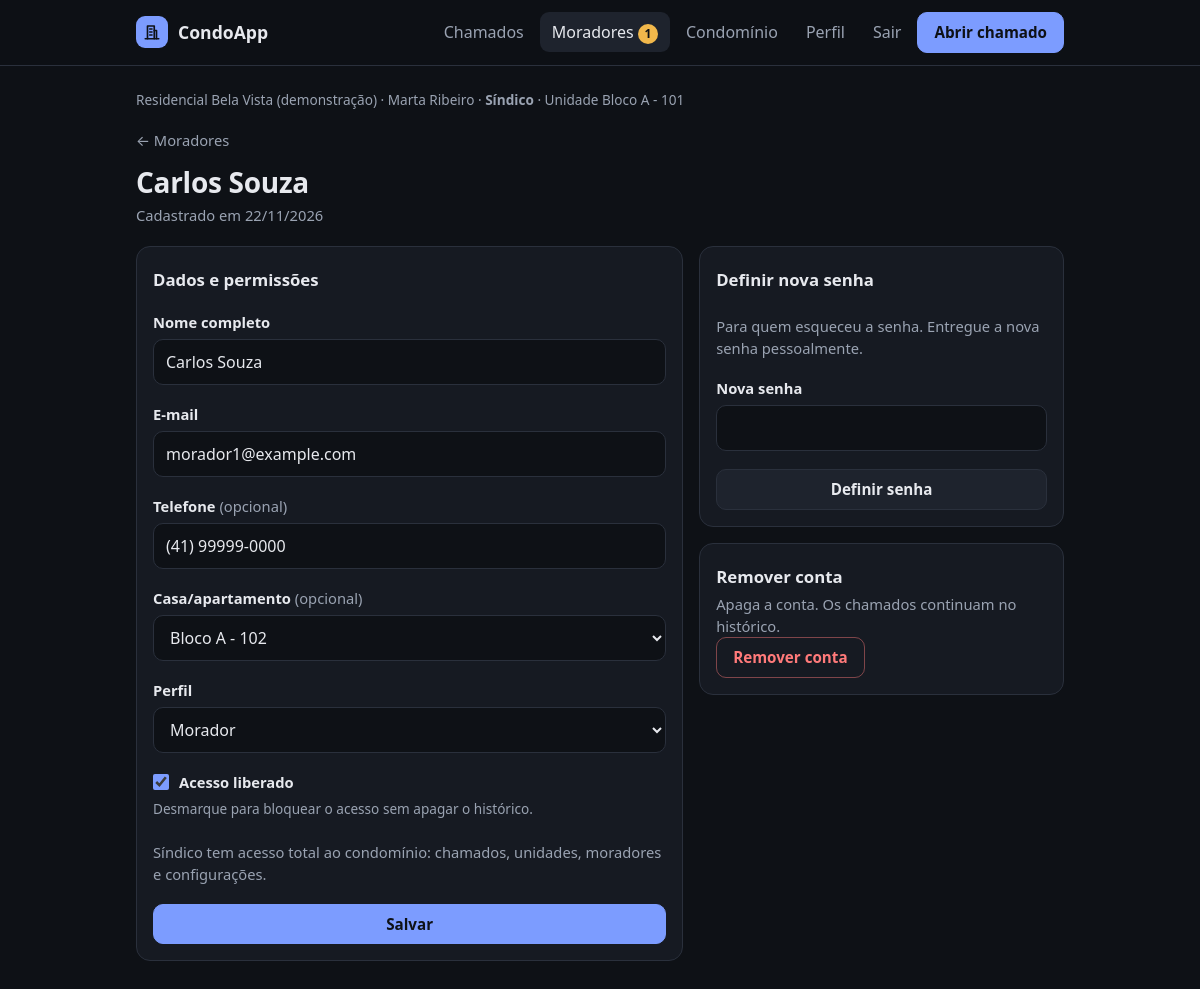
The app's page /moradores/2/ (signed in) with its own data.
### core/models.py (models this page shows, shortened)
class Perfil(models.Model):
    SINDICO = "sindico"
    MORADOR = "morador"
    PAPEIS = [(SINDICO, "Síndico"), (MORADOR, "Morador")]
    usuario = models.OneToOneField(settings.AUTH_USER_MODEL, on_delete=models.CASCADE, related_name="perfil")
    condominio = models.ForeignKey(Condominio, on_delete=models.CASCADE, related_name="perfis")
    unidade = models.ForeignKey(
        Unidade, on_delete=models.SET_NULL, null=True, blank=True,
        related_name="moradores", verbose_name="unidade",
    )
    papel = models.CharField("perfil", max_length=10, choices=PAPEIS, default=MORADOR)
    telefone = models.CharField("telefone", max_length=20, blank=True)
    aprovado = models.BooleanField("aprovado pelo síndico", default=False)
    criado_em = models.DateTimeField("cadastrado em", auto_now_add=True)
    class Meta:
        ordering = ["usuario__first_name"]
        verbose_name = "perfil"
        verbose_name_plural = "perfis"
    @property
    def nome(self):
        return self.usuario.get_full_name() or self.usuario.email
    @property
    def eh_sindico(self):
        return self.papel == self.SINDICO

class Condominio(models.Model):
    nome = models.CharField("nome", max_length=100)
    endereco = models.CharField("endereço", max_length=200)
    numero_unidades = models.PositiveIntegerField(
        "número de casas/apartamentos",
        validators=[MinValueValidator(1), MaxValueValidator(500)],
    )
    codigo_convite = models.CharField("código de convite", max_length=20, unique=True, default=gerar_codigo_convite)
    criado_em = models.DateTimeField("criado em", auto_now_add=True)
    class Meta:
        ordering = ["nome"]
        verbose_name = "condomínio"
        verbose_name_plural = "condomínios"
    def __str__(self):
        return self.nome

class Unidade(models.Model):
    condominio = models.ForeignKey(Condominio, on_delete=models.CASCADE, related_name="unidades")
    identificador = models.CharField("identificador", max_length=30)
    class Meta:
        ordering = ["id"]
        verbose_name = "unidade"
        verbose_name_plural = "unidades"
        constraints = [
            models.UniqueConstraint(
                fields=["condominio", "identificador"], name="unidade_unica_por_condominio"
            )
        ]
    def __str__(self):
        return self.identificador

### core/views.py (the view, shortened to what this page needs)
# urls.py: path("moradores/<int:pk>/", views.morador_editar, name="morador_editar"),
@sindico_obrigatorio
def morador_editar(request, pk):
    alvo = _perfil_do_condominio(request, pk)
    form = UsuarioSindicoForm(request.POST if "dados" in request.POST else None, perfil=alvo, editor=request.perfil)
    senha = SenhaNovaForm(request.POST if "senha" in request.POST else None, usuario=alvo.usuario)
    return render(request, "core/morador_editar.html", {"alvo": alvo, "form": form, "form_senha": senha})

### core/forms.py (shortened to what this page needs)
class UsuarioSindicoForm(MeuPerfilForm):
    unidade = forms.ModelChoiceField(label="Casa/apartamento", queryset=Unidade.objects.none(), required=False, empty_label="Sem unidade")
    papel = forms.ChoiceField(label="Perfil", choices=Perfil.PAPEIS)
    ativo = forms.BooleanField(label="Acesso liberado", required=False, help_text="Desmarque para bloquear o acesso sem apagar o histórico.")
    def __init__(self, *args, perfil, editor, **kwargs):
        kwargs.setdefault("initial", {
            "nome": perfil.usuario.get_full_name(), "email": perfil.usuario.email, "telefone": perfil.telefone,
            "unidade": perfil.unidade_id, "papel": perfil.papel, "ativo": perfil.usuario.is_active,
        })
        super().__init__(*args, perfil=perfil, **kwargs)
        self.editor = editor
        self.fields["unidade"].queryset = perfil.condominio.unidades.all()

class SenhaNovaForm(FormSimples):
    senha = forms.CharField(label="Nova senha", strip=False, widget=forms.PasswordInput(attrs={"autocomplete": "new-password"}))
    def __init__(self, *args, usuario, **kwargs):
        super().__init__(*args, **kwargs)
        self.usuario = usuario

### core/acesso.py (called while the page is built)
def perfil_obrigatorio(view):
    @wraps(view)
    def interna(request, *args, **kwargs):
        user = request.user
        if not user.is_authenticated:
            return redirect_to_login(request.get_full_path())
        perfil = getattr(user, "perfil", None)
        if perfil is None:
            if user.is_staff:
                return redirect("admin:index")
            logout(request)
            messages.error(request, "Esta conta não está ligada a nenhum condomínio.")
            return redirect("entrar")
        if not perfil.aprovado:
            logout(request)
            messages.error(request, "Seu cadastro ainda aguarda a aprovação do síndico.")
            return redirect("entrar")
        request.perfil = perfil
        return view(request, *args, **kwargs)
    return interna

def sindico_obrigatorio(view):
    @perfil_obrigatorio
    @wraps(view)
    def interna(request, *args, **kwargs):
        if not request.perfil.eh_sindico:
            raise PermissionDenied("Somente o síndico pode acessar esta página.")
        return view(request, *args, **kwargs)
    return interna

### core/views.py (called while the page is built)
def _perfil_do_condominio(request, pk):
    return get_object_or_404(Perfil.objects.select_related("usuario", "unidade"), pk=pk, condominio=request.perfil.condominio)

### core/templates/core/morador_editar.html (shortened to what this page needs)
{% extends "core/base.html" %}
{% block conteudo %}
<a class="voltar" href="{% url 'moradores' %}">← Moradores</a>
<div class="cabecalho-pagina">
  <div>
    <h1>{{ alvo.nome }}</h1>
    <p class="sutil">Cadastrado em {{ alvo.criado_em|date:"d/m/Y" }}</p>
  </div>
</div>
<div class="grade-detalhe">
  <form method="post" class="cartao formulario">
    <h2 class="cartao-titulo">Dados e permissões</h2>
    {% include "core/_campo.html" with campo=form.nome %}
    {% include "core/_campo.html" with campo=form.email %}
    {% include "core/_campo.html" with campo=form.telefone %}
    {% include "core/_campo.html" with campo=form.unidade %}
    {% include "core/_campo.html" with campo=form.papel %}
    {% include "core/_caixa.html" with campo=form.ativo %}
    <p class="sutil">Síndico tem acesso total ao condomínio: chamados, unidades, moradores e configurações.</p>
    <button type="submit" name="dados" class="botao botao-primario">Salvar</button>
  </form>
  <div class="coluna">
    <form method="post" class="cartao formulario">
      <h2 class="cartao-titulo">Definir nova senha</h2>
      <p class="sutil">Para quem esqueceu a senha. Entregue a nova senha pessoalmente.</p>
      {% include "core/_campo.html" with campo=form_senha.senha %}
      <button type="submit" name="senha" class="botao">Definir senha</button>
    </form>
    {% if alvo.pk != perfil.pk %}
    <section class="cartao">
      <h2 class="cartao-titulo">Remover conta</h2>
      <p class="sutil">Apaga a conta. Os chamados continuam no histórico.</p>
      <a class="botao botao-perigo-contorno" href="{% url 'morador_remover' alvo.pk %}">Remover conta</a>
    </section>
    {% endif %}
  </div>
</div>
{% endblock %}

### core/templates/core/base.html (shortened to what this page needs)
{% load static %}<!doctype html>
<html lang="pt-br">
<head>
  <link rel="stylesheet" href="{% static 'core/style.css' %}">
</head>
<body>
  <header class="topo">
    <div class="topo-interno">
      <a class="marca" href="{% url 'inicio' %}">
        <span class="marca-icone" aria-hidden="true">
          <svg viewBox="0 0 24 24" width="18" height="18" fill="none" stroke="currentColor" stroke-width="2.2" stroke-linecap="round" stroke-linejoin="round"><path d="M6 21V4h9v17"/><path d="M15 10h3v11"/><path d="M3 21h18"/><path d="M9 8h3M9 12h3M9 16h3"/></svg>
        </span>
        CondoApp
      </a>
      {% if perfil and perfil.aprovado %}
      {% with pagina=request.resolver_match.url_name %}
      <nav class="menu" aria-label="Principal">
        <a href="{% url 'chamado_lista' %}"{% if pagina in "chamado_lista chamado_detalhe chamado_editar" %} aria-current="page"{% endif %}>Chamados</a>
        {% if perfil.eh_sindico %}
          <a href="{% url 'moradores' %}"{% if pagina in "moradores morador_editar" %} aria-current="page"{% endif %}>Moradores{% if pendentes %} <span class="contador" title="Cadastros aguardando aprovação">{{ pendentes }}</span>{% endif %}</a>
          <a href="{% url 'condominio' %}"{% if pagina in "condominio unidades" %} aria-current="page"{% endif %}>Condomínio</a>
        {% endif %}
        <a href="{% url 'meu_perfil' %}"{% if pagina == "meu_perfil" %} aria-current="page"{% endif %}>Perfil</a>
        <form method="post" action="{% url 'sair' %}" class="form-sair">
          <button type="submit" class="link-botao">Sair</button>
        </form>
        <a class="botao botao-primario" href="{% url 'chamado_novo' %}">Abrir chamado</a>
      </nav>
      {% endwith %}
      {% else %}
      <nav class="menu" aria-label="Conta">
        <a href="{% url 'entrar' %}">Entrar</a>
        <a class="botao botao-primario" href="{% url 'cadastro_sindico' %}">Cadastrar condomínio</a>
      </nav>
      {% endif %}
    </div>
  </header>
  <main class="conteudo">
    {% if perfil and perfil.aprovado %}
      <p class="contexto-usuario">{{ perfil.condominio }} · {{ perfil.nome }} · <strong>{{ perfil.get_papel_display }}</strong>{% if perfil.unidade %} · Unidade {{ perfil.unidade }}{% endif %}</p>
    {% endif %}
    {% block conteudo %}{% endblock %}
  </main>
</body>
</html>

### core/templates/core/_campo.html
<div class="campo {{ campo.css_classes }}">{{ campo.as_field_group }}</div>

### core/static/core/style.css (style rules this page uses)
:root { color-scheme: dark; --fundo: #0e1116; --superficie: #161a22; --superficie-2: #1e232d; --borda: #2a303c; --borda-forte: #3a4252; --texto: #e7e9ee; --texto-sutil: #9aa3b2; --primaria: #7c9cff; --primaria-hover: #97b1ff; --primaria-texto: #0e1116; --azul: #7c9cff; --amarelo: #f2b84b; --verde: #45d09e; --vermelho: #ff7a7a; --cinza: #8b93a1; --raio: 14px; }
*, *::before, *::after { box-sizing: border-box; }
body { margin: 0; background: var(--fundo); color: var(--texto); font: 1rem/1.5 system-ui, -apple-system, "Segoe UI", Roboto, sans-serif; -webkit-text-size-adjust: 100%; }
a { color: var(--primaria); text-decoration: none; }
h1 { margin: 0; font-size: 1.45rem; line-height: 1.25; letter-spacing: -0.01em; }
.topo { position: sticky; top: 0; z-index: 10; background: rgb(14 17 22 / 0.88); backdrop-filter: blur(8px); border-bottom: 1px solid var(--borda); }
.topo-interno { max-width: 960px; margin: 0 auto; padding: 12px 16px; display: flex; flex-wrap: wrap; align-items: center; justify-content: space-between; gap: 10px 16px; }
.marca { display: flex; align-items: center; gap: 10px; color: var(--texto); font-weight: 700; font-size: 1.1rem; }
.marca-icone { display: grid; place-items: center; width: 32px; height: 32px; border-radius: 9px; background: var(--primaria); color: var(--primaria-texto); }
.menu { display: flex; align-items: center; gap: 4px; }
.menu a:not(.botao) { padding: 8px 12px; border-radius: 9px; color: var(--texto-sutil); font-weight: 500; }
.menu a:not(.botao):hover, .menu a[aria-current="page"] { color: var(--texto); background: var(--superficie-2); }
.conteudo { max-width: 960px; margin: 0 auto; padding: 24px 16px 56px; }
.cabecalho-pagina { display: flex; align-items: flex-start; justify-content: space-between; gap: 12px; margin-bottom: 20px; }
.sutil { margin: 4px 0 0; color: var(--texto-sutil); font-size: 0.92rem; }
.voltar { display: inline-block; margin-bottom: 14px; color: var(--texto-sutil); font-size: 0.92rem; }
.botao { display: inline-flex; align-items: center; justify-content: center; min-height: 40px; padding: 8px 16px; border: 1px solid var(--borda); border-radius: 10px; background: var(--superficie-2); color: var(--texto); font: inherit; font-size: 0.95rem; font-weight: 600; white-space: nowrap; cursor: pointer; }
.botao-primario { background: var(--primaria); border-color: var(--primaria); color: var(--primaria-texto); }
.cartao { padding: 16px; background: var(--superficie); border: 1px solid var(--borda); border-radius: var(--raio); }
.cartao-titulo { margin: 4px 0 0; font-size: 1.05rem; }
.grade-detalhe { display: grid; gap: 16px; }
form.cartao { max-width: 640px; }
.formulario { display: grid; gap: 18px; }
.campo, .campo fieldset { display: grid; gap: 6px; min-width: 0; }
.campo > label, .campo legend { font-size: 0.92rem; font-weight: 600; }
.campo:not(.obrigatorio) > label::after { content: " (opcional)"; color: var(--texto-sutil); font-weight: 400; }
input:not([type="checkbox"], [type="radio"]), select, textarea { width: 100%; padding: 10px 12px; border: 1px solid var(--borda); border-radius: 10px; background: var(--fundo); color: var(--texto); font: inherit; }
::placeholder { color: #6b7383; }
input[type="checkbox"], input[type="radio"] { width: 16px; height: 16px; margin: 0; accent-color: var(--primaria); }
@media (min-width: 720px) { h1 { font-size: 1.75rem; } }
@media (min-width: 720px) { .conteudo { padding-top: 32px; } }
@media (min-width: 720px) { .grade-detalhe { grid-template-columns: 3fr 2fr; align-items: start; } }
.menu { flex-wrap: wrap; }
.form-sair { margin: 0; }
.link-botao { padding: 8px 12px; border: 0; border-radius: 9px; background: none; color: var(--texto-sutil); font: inherit; font-weight: 500; cursor: pointer; }
.contador { display: inline-grid; place-items: center; min-width: 20px; height: 20px; padding: 0 6px; border-radius: 999px; background: var(--amarelo); color: var(--fundo); font-size: 0.75rem; font-weight: 700; }
.contexto-usuario { margin: -8px 0 18px; color: var(--texto-sutil); font-size: 0.85rem; }
.botao-perigo-contorno { color: var(--vermelho); border-color: color-mix(in srgb, var(--vermelho) 45%, transparent); background: transparent; }
.coluna { display: grid; gap: 16px; align-content: start; min-width: 0; }
.grade-detalhe > form.cartao { max-width: none; }

### records on screen
Perfil: condominio "Residencial Bela Vista (demonstração)", nome "Marta Ribeiro", papel "Síndico", unidade "Bloco A - 101"
Perfil: nome "Carlos Souza", criado_em "22/11/2026", telefone "(41) 99999-0000", unidade "Bloco A - 102", papel "Morador"

### other values on screen
{{ pendentes }} "1"
{{ rotulo|default:campo.label }} "Acesso liberado"
{{ campo.help_text }} "Desmarque para bloquear o acesso sem apagar o histórico."
